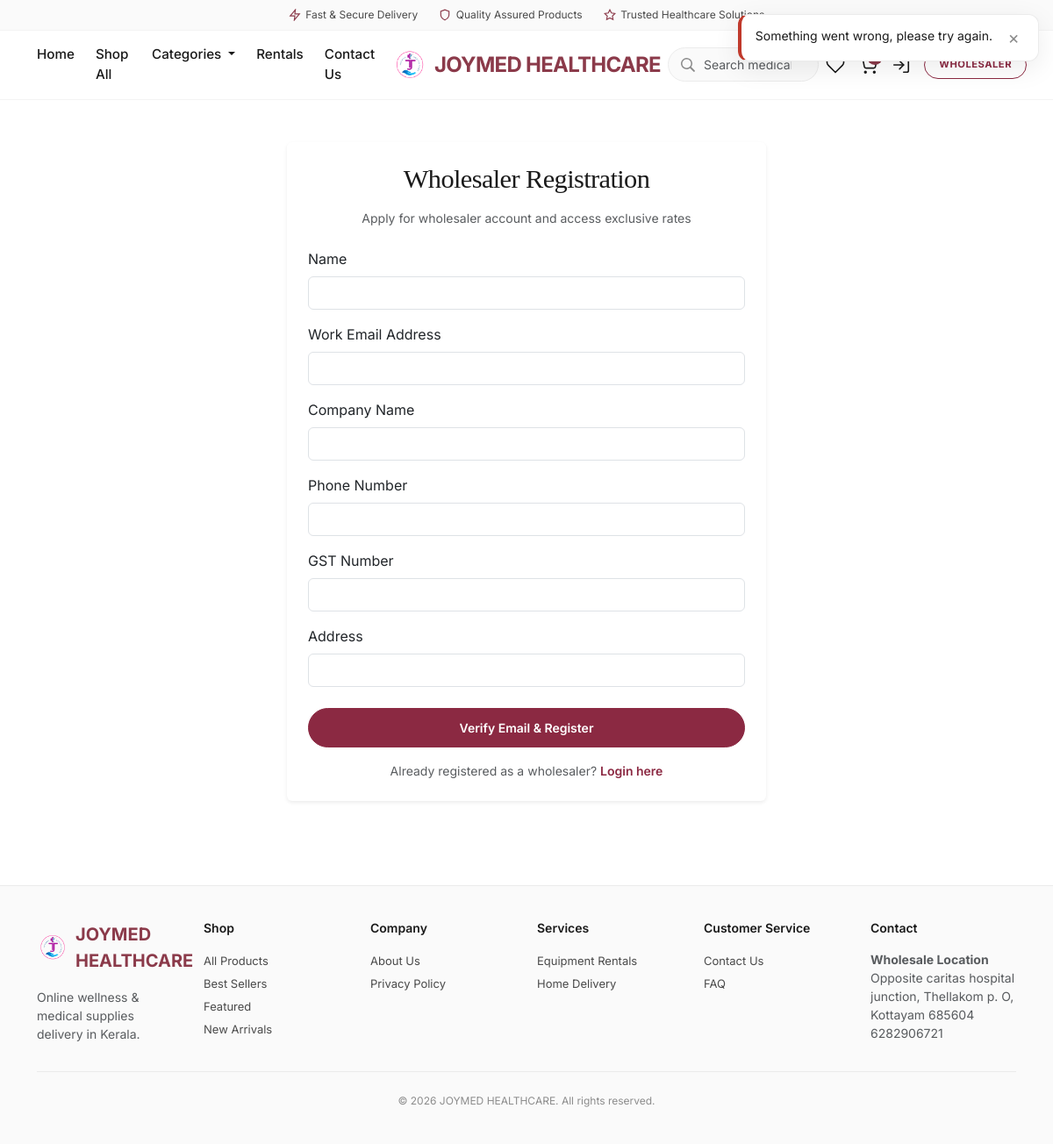
/accounts/wholesaler/register/, run on the app's committed database.
### core/models.py (models this page shows, shortened)
class TimeStampedModel(models.Model):
    created_at = models.DateTimeField(
        auto_now_add=True,
        db_index=True,
        verbose_name="Created at",
        help_text="Timestamp when this record was first created.",
    )
    updated_at = models.DateTimeField(
        auto_now=True,
        db_index=True,
        verbose_name="Updated at",
        help_text="Timestamp when this record was last modified.",
    )
    class Meta:
        abstract = True

class SiteSettings(TimeStampedModel):
    site_name = models.CharField(max_length=120, default="JOYMED HEALTHCARE")
    logo = models.ImageField(upload_to="site/", blank=True, null=True, verbose_name="Logo")
    primary_color = models.CharField(max_length=7, default="#1B4332")
    secondary_color = models.CharField(max_length=7, default="#D4A574")
    font_family = models.CharField(max_length=120, default="Inter, sans-serif")
    facebook_url = models.URLField(blank=True)
    instagram_url = models.URLField(blank=True)
    twitter_url = models.URLField(blank=True)
    whatsapp_number = models.CharField(max_length=20, blank=True)
    vendor_email = models.EmailField(
        blank=True,
        verbose_name="Vendor Email",
        help_text="Email address to receive quote requests and contact inquiries.",
    )
    default_currency = models.ForeignKey(
        Currency,
        on_delete=models.PROTECT,
        null=True,
        blank=True,
        related_name="+",
    )
    default_language = models.CharField(max_length=5, default="en")
    tax_rate_percent = models.DecimalField(max_digits=5, decimal_places=2, default=0)
    default_shipping_charge = models.DecimalField(max_digits=10, decimal_places=2, default=50)
    card_gateway_public_key_env = models.CharField(
        max_length=80,
        default="CARD_GATEWAY_PUBLIC_KEY",
        help_text="Environment variable name for the card gateway public key.",
    )
    qatar_gateway_public_key_env = models.CharField(
        max_length=80,
        default="QATAR_GATEWAY_PUBLIC_KEY",
        blank=True,
    )
    order_email_template_slug = models.CharField(max_length=80, default="order-status")
    whatsapp_template_slug = models.CharField(max_length=80, default="order-whatsapp")
    razorpay_key_id = models.CharField(
        max_length=120,
        blank=True,
        verbose_name="Razorpay Key ID",
        help_text="Razorpay Key ID / Test Key ID for payment processing.",
    )
    razorpay_key_secret = models.CharField(
        max_length=120,
        blank=True,
        verbose_name="Razorpay Key Secret",
        help_text="Razorpay Key Secret / Test Key Secret for payment signature verification.",
    )
    class Meta:
        verbose_name = "Site settings"
        verbose_name_plural = "Site settings"

### accounts/views.py (the view, shortened to what this page needs)
# urls.py: path("wholesaler/register/", views.wholesaler_register_view, name="wholesaler-register"),
@require_http_methods(["GET", "POST"])
def wholesaler_register_view(request: HttpRequest) -> HttpResponse:
    if request.method == "GET":
        referer = request.META.get("HTTP_REFERER", "")
        if referer:
            request.session["wholesaler_referrer"] = referer
        return render(request, "accounts/wholesaler_register.html", {"form": WholesalerRegistrationForm()})

### accounts/forms.py (shortened to what this page needs)
class WholesalerRegistrationForm(forms.Form):
    email = forms.EmailField(
        label="Work Email",
        widget=forms.EmailInput(attrs={"class": "form-control", "placeholder": "name@company.com"}),
    )
    name = forms.CharField(
        max_length=150,
        label="Contact Name",
        widget=forms.TextInput(attrs={"class": "form-control", "placeholder": "John Doe"}),
    )
    company_name = forms.CharField(
        max_length=200,
        label="Company Name",
        widget=forms.TextInput(attrs={"class": "form-control", "placeholder": "Acme Corp"}),
    )
    phone_number = forms.CharField(
        max_length=20,
        label="Phone Number",
        widget=forms.TextInput(attrs={"class": "form-control", "placeholder": "+1234567890"}),
    )
    gst = forms.CharField(
        max_length=50,
        label="GST Number",
        widget=forms.TextInput(attrs={"class": "form-control", "placeholder": "GST Number"}),
    )
    address = forms.CharField(
        max_length=255,
        label="Address",
        widget=forms.TextInput(attrs={"class": "form-control", "placeholder": "123 Main St, City, Country"}),
    )

### cart/selectors.py (called while the page is built)
def get_cart_for_request(*, request: HttpRequest) -> Optional[Cart]:
    if hasattr(request, _CART_CACHE_ATTR):
        return getattr(request, _CART_CACHE_ATTR)
    if not request.session.session_key:
        request.session.create()
    session_key = request.session.session_key
    cart = None
    if request.user.is_authenticated and hasattr(request.user, "customer_profile"):
        cart = (
            Cart.objects.filter(customer_profile=request.user.customer_profile)
            .select_related("currency", "destination_city")
            .first()
        )
    if cart is None:
        cart = (
            Cart.objects.filter(session_key=session_key)
            .select_related("currency", "destination_city")
            .first()
        )
    setattr(request, _CART_CACHE_ATTR, cart)
    return cart

def get_cart_item_count(*, cart: Cart | None) -> int:
    if cart is None:
        return 0
    total = CartItem.objects.filter(cart=cart).aggregate(total=Sum("quantity"))["total"]
    return int(total or 0)

def get_cart_count(*, request: HttpRequest) -> int:
    cart = get_cart_for_request(request=request)
    return get_cart_item_count(cart=cart)

### core/services.py (called while the page is built)
def get_site_settings() -> SiteSettings:
    settings, _ = SiteSettings.objects.get_or_create(pk=SITE_SETTINGS_PK)
    return settings

### templates/accounts/wholesaler_register.html (shortened to what this page needs)
{% extends "base.html" %}
{% load i18n %}
{% block content %}
<div class="container page-container py-5">
  <div class="row justify-content-center">
    <div class="col-md-6">
      <div class="card p-4 shadow-sm border-0">
        <h1 class="section-title h4 mb-3 text-center">{% trans "Wholesaler Registration" %}</h1>
        <p class="text-muted small text-center mb-4">{% trans "Apply for  wholesaler account and access exclusive rates" %}</p>
        <form method="post" action="{% url 'accounts:wholesaler-register' %}" class="needs-validation" novalidate>
          <div class="mb-3">
            <label class="form-label" for="id_name">{% trans "Name" %}</label>
            <input type="text" name="name" id="id_name" class="form-control" required maxlength="150" value="{{ form.name.value|default:'' }}">
          </div>
          <div class="mb-3">
            <label class="form-label" for="id_email">{% trans "Work Email Address" %}</label>
            <input type="email" name="email" id="id_email" class="form-control" required value="{{ form.email.value|default:'' }}">
          </div>
          <div class="mb-3">
            <label class="form-label" for="id_company_name">{% trans "Company Name" %}</label>
            <input type="text" name="company_name" id="id_company_name" class="form-control" required maxlength="200" value="{{ form.company_name.value|default:'' }}">
          </div>
          <div class="mb-3">
            <label class="form-label" for="id_phone_number">{% trans "Phone Number" %}</label>
            <input type="text" name="phone_number" id="id_phone_number" class="form-control" required maxlength="20" value="{{ form.phone_number.value|default:'' }}">
          </div>
          <div class="mb-3">
            <label class="form-label" for="id_gst">{% trans "GST Number" %}</label>
            <input type="text" name="gst" id="id_gst" class="form-control" required maxlength="50" value="{{ form.gst.value|default:'' }}">
          </div>
          <div class="mb-4">
            <label class="form-label" for="id_address">{% trans "Address" %}</label>
            <input type="text" name="address" id="id_address" class="form-control" required maxlength="255" value="{{ form.address.value|default:'' }}">
          </div>
          <button type="submit" class="btn btn-floward w-100 mb-3">
            {% trans "Verify Email & Register" %}
          </button>
        </form>
        <p class="small text-muted mb-0 text-center">
          {% trans "Already registered as a wholesaler?" %}
          <a href="{% url 'accounts:login-email' %}" class="fw-semibold text-decoration-none text-floward">
            {% trans "Login here" %}
          </a>
        </p>
      </div>
    </div>
  </div>
</div>
{% endblock %}

### templates/includes/footer.html (shortened to what this page needs)
{% load i18n %}
<footer class="site-footer">
  <div class="container">
    <div class="row g-4">
      <div class="col-md-4 col-lg-2">
        <div class="d-flex align-items-center mb-3">
          {% if site_settings.logo %}
            <img src="{{ site_settings.logo.url }}" alt="{{ site_settings.site_name }} Logo" style="height: 36px; width: auto; object-fit: contain;" class="me-2">
          {% endif %}
          <div class="footer-brand mb-0">{{ site_settings.site_name|default:"JOYMED HEALTHCARE" }}</div>
        </div>
        <p class="small text-muted mb-0">{% trans "Online wellness & medical supplies delivery in Kerala." %}</p>
      </div>
      <div class="col-6 col-md-2">
        <h6>{% trans "Shop" %}</h6>
        <a href="{% url 'catalog:plp' %}">{% trans "All Products" %}</a>
        <a href="{% url 'catalog:plp' %}?bestseller=1">{% trans "Best Sellers" %}</a>
        <a href="{% url 'catalog:plp' %}?featured=1">{% trans "Featured" %}</a>
        <a href="{% url 'catalog:plp' %}?new_arrival=1">{% trans "New Arrivals" %}</a>
      </div>
      <div class="col-6 col-md-2">
        <h6>{% trans "Company" %}</h6>
        <a href="{% url 'core:about-us' %}">{% trans "About Us" %}</a>
        <a href="{% url 'core:privacy-policy' %}">{% trans "Privacy Policy" %}</a>
      </div>
      <div class="col-6 col-md-2">
        <h6>{% trans "Services" %}</h6>
        <a href="{% url 'catalog:rental-list' %}">{% trans "Equipment Rentals" %}</a>
        <a href="#">{% trans "Home Delivery" %}</a>
      </div>
      <div class="col-6 col-md-2">
        <h6>{% trans "Customer Service" %}</h6>
        <a href="{% url 'core:contact-us' %}">{% trans "Contact Us" %}</a>
        <a href="{% url 'core:faq' %}">{% trans "FAQ" %}</a>
      </div>
      <div class="col-md-4 col-lg-2">
        <h6>{% trans "Contact" %}</h6>
        <p class="small text-muted mb-0">
          <strong>{% trans "Wholesale Location" %}</strong><br>
          Opposite caritas hospital junction, Thellakom p. O, Kottayam 685604<br>
           6282906721
        </p>
      </div>
    </div>
    <p class="footer-copy text-center mb-0">&copy; {% now "Y" %} JOYMED HEALTHCARE. {% trans "All rights reserved." %}
    </p>
  </div>
</footer>

### static/css/main.css (style rules this page uses)
:root { --floward-primary: #8b3a4a; --floward-primary-dark: #6b2d3a; --floward-primary-light: #fdf8f9; --floward-white: #ffffff; --floward-bg: #fafafa; --floward-surface: #ffffff; --floward-text: #1a1a1a; --floward-text-secondary: #4a4a4a; --floward-muted: #8c8c8c; --floward-border: #ebebeb; --floward-border-light: #f3f3f3; --floward-radius: 8px; --floward-radius-lg: 12px; --floward-radius-pill: 999px; --floward-shadow-sm: 0 1px 3px rgba(0, 0, 0, 0.04); --floward-shadow: 0 2px 12px rgba(0, 0, 0, 0.06); --floward-shadow-lg: 0 8px 30px rgba(0, 0, 0, 0.08); --floward-transition: 0.22s cubic-bezier(0.4, 0, 0.2, 1); --floward-header-h: 64px; --floward-trust-h: 36px; --font-sans: "Inter", -apple-system, BlinkMacSystemFont, "Segoe UI", Roboto, sans-serif; --font-serif: "Fraunces", Georgia, "Times New Roman", serif; }
*, *::before, *::after { box-sizing: border-box; }
html { scroll-behavior: smooth; -webkit-font-smoothing: antialiased; -moz-osx-font-smoothing: grayscale; }
body.floward-body { font-family: var(--font-sans); color: var(--floward-text); background: var(--floward-white); line-height: 1.5; margin: 0; padding-bottom: env(safe-area-inset-bottom); }
a { color: inherit; text-decoration: none; transition: color var(--floward-transition); }
img { max-width: 100%; height: auto; display: block; }
.text-floward { color: var(--floward-primary) !important; }
.section-title { font-family: var(--font-serif); font-weight: 400; font-size: clamp(1.25rem, 1rem + 1.2vw, 2rem); line-height: 1.2; letter-spacing: -0.02em; color: var(--floward-text); margin: 0; }
.btn { display: inline-flex; align-items: center; justify-content: center; text-align: center; }
.btn-floward { background: var(--floward-primary); border: 1px solid var(--floward-primary); color: #fff; font-weight: 500; font-size: 0.875rem; padding: 0.625rem 1.25rem; border-radius: var(--floward-radius-pill); transition: background var(--floward-transition), transform 0.15s ease, box-shadow var(--floward-transition); }
.site-footer { background: var(--floward-bg) !important; color: var(--floward-text) !important; border-top: 1px solid var(--floward-border); margin-top: 3rem !important; padding: 2.5rem 0 !important; }
.site-footer h5, .site-footer h6 { font-size: 0.875rem; font-weight: 600; color: var(--floward-text); margin-bottom: 1rem; }
.site-footer a { color: var(--floward-text-secondary); font-size: 0.8125rem; display: block; padding: 0.2rem 0; transition: color var(--floward-transition); }
.site-footer .footer-brand { font-size: 1.25rem; font-weight: 700; color: var(--floward-primary); }
.site-footer .footer-copy { font-size: 0.75rem; color: var(--floward-muted); border-top: 1px solid var(--floward-border); padding-top: 1.5rem; margin-top: 2rem; }
.page-container { padding-top: 1.5rem; padding-bottom: 2rem; }
.btn-floward { background: var(--color-floward, #8b2942); border-color: var(--color-floward, #8b2942); color: #fff; border-radius: 999px; padding: 0.7rem 1.75rem; font-weight: 600; transition: background-color .15s ease, transform .15s ease; }
.text-floward { color: var(--color-floward, #8b2942) !important; }

### data on the page
SiteSettings: logo (picture), site_name "JOYMED HEALTHCARE"
